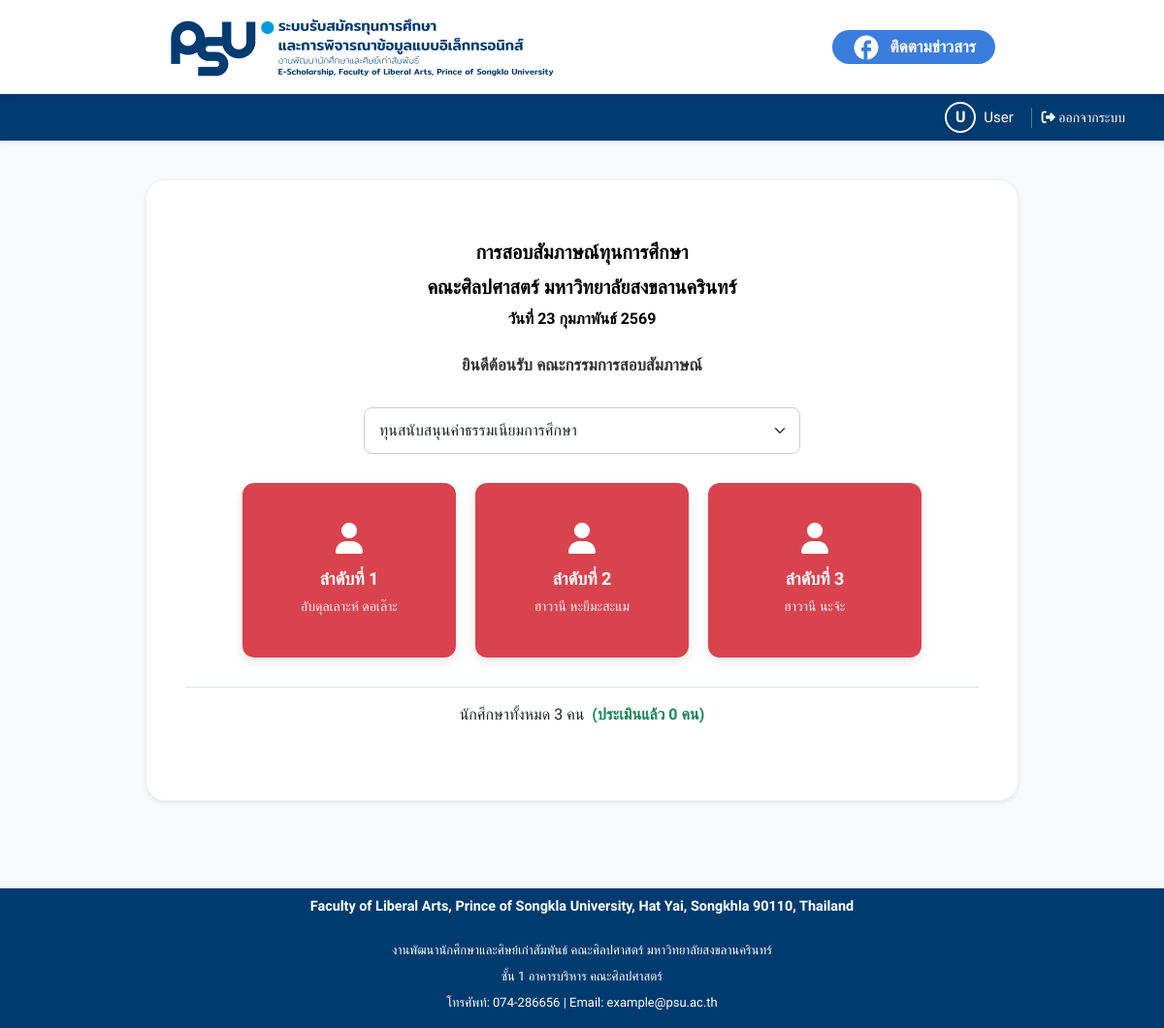
Screenshot of /admin/advisors/teacher.php with the database file from the repository.
### tables this page shows
CREATE TABLE `tb_student` (
  `st_id` int(10) NOT NULL,
  `st_sex` int(2) NOT NULL,
  `st_firstname` varchar(200) NOT NULL,
  `st_lastname` varchar(200) NOT NULL,
  `st_score` varchar(100) NOT NULL,
  `st_code` char(100) NOT NULL,
  `st_program` int(10) NOT NULL,
  `st_email` varchar(100) NOT NULL,
  `st_image` varchar(200) NOT NULL,
  `st_pass` varchar(100) NOT NULL,
  `st_birthday` date NOT NULL,
  `st_age` int(2) NOT NULL,
  `st_address1` text NOT NULL,
  `st_address2` text NOT NULL,
  `st_tel1` char(100) NOT NULL,
  `st_tel2` char(100) NOT NULL,
  `st_family_status` varchar(250) NOT NULL,
  `st_borrow_money` varchar(255) NOT NULL,
  `st_received` varchar(255) NOT NULL,
  `st_job` varchar(255) NOT NULL,
  `st_current_job` varchar(255) NOT NULL,
  `st_peripeteia` varchar(200) NOT NULL,
  `st_solutions` varchar(255) NOT NULL,
  `st_history_bursary` varchar(255) NOT NULL,
  `st_note` text NOT NULL,
  `st_doc` varchar(100) NOT NULL,
  `st_doc1` char(100) NOT NULL,
  `st_doc2` char(100) NOT NULL,
  `id_teacher` int(10) NOT NULL,
  `st_date_regis` datetime NOT NULL,
  `st_date_send` datetime NOT NULL,
  `st_activate` int(2) NOT NULL,
  `st_confirm` int(2) NOT NULL,
  `md5_code` varchar(255) NOT NULL,
  `sum_score` int(10) NOT NULL,
  `st_average` float(7,2) NOT NULL,
  `st_type` int(2) NOT NULL,
  `st_father` text DEFAULT NULL,
  `st_mother` text DEFAULT NULL,
  `st_guardian` text DEFAULT NULL,
  `st_siblings` text DEFAULT NULL,
  `st_history_detail` text DEFAULT NULL
);

### admin/advisors/teacher.php (the view, shortened to what this page needs)
<?php
include '../../include/config.php';
$committee_id = isset($_SESSION['id_teacher']) ? $_SESSION['id_teacher'] : (isset($_SESSION['committee_id']) ? $_SESSION['committee_id'] : 0);
$scholarship_types = [];
$sql_types = "SELECT st_name_1, st_name_2, st_name_3 FROM tb_year WHERE y_id = 1";
$result_types = mysqli_query($connect1, $sql_types);
if ($result_types && mysqli_num_rows($result_types) > 0) {
    $data_types = mysqli_fetch_assoc($result_types);
    if (!empty($data_types['st_name_1'])) $scholarship_types[1] = $data_types['st_name_1'];
    if (!empty($data_types['st_name_2'])) $scholarship_types[2] = $data_types['st_name_2'];
    if (!empty($data_types['st_name_3'])) $scholarship_types[3] = $data_types['st_name_3'];
}
$selected_scholarship_id = isset($_GET['type']) ? (int)$_GET['type'] : (array_key_first($scholarship_types) ?? 0);
if ($selected_scholarship_id > 0) {
    $sql_sync = "UPDATE tb_student s
                 SET
                    s.sum_score = (SELECT SUM(scores) FROM tb_scores WHERE st_id = s.st_id),
                    s.st_average = (SELECT AVG(scores) FROM tb_scores WHERE st_id = s.st_id)
                 WHERE s.st_type = '$selected_scholarship_id'
                 AND s.st_activate = 1
                 AND EXISTS (SELECT 1 FROM tb_scores WHERE st_id = s.st_id)";
    mysqli_query($connect1, $sql_sync);
}
$students = [];
if ($selected_scholarship_id > 0) {
    $sql_students = "SELECT s.st_id, s.st_firstname, s.st_lastname, sc.sco_id
                 FROM tb_student AS s
                 LEFT JOIN tb_scores AS sc ON s.st_id = sc.st_id AND sc.tc_id = '$committee_id'
                 WHERE s.st_type = '$selected_scholarship_id' AND s.st_activate = 1
                 ORDER BY s.st_firstname ASC";
    $result_students = mysqli_query($connect1, $sql_students);
    if ($result_students) {
        while ($row = mysqli_fetch_assoc($result_students)) {
            $students[] = [
                'st_id' => $row['st_id'],
                'st_firstname' => $row['st_firstname'],
                'st_lastname' => $row['st_lastname'],
                'is_scored' => ($row['sco_id'] !== null) ? 1 : 0
            ];
        }
    }
}
$thai_months = [1 => "มกราคม", 2 => "กุมภาพันธ์", 3 => "มีนาคม", 4 => "เมษายน", 5 => "พฤษภาคม", 6 => "มิถุนายน", 7 => "กรกฎาคม", 8 => "สิงหาคม", 9 => "กันยายน", 10 => "ตุลาคม", 11 => "พฤศจิกายน", 12 => "ธันวาคม"];
$current_month_th = $thai_months[(int)date("n")];
$current_year_th = date("Y") + 543;
?>
<!DOCTYPE html>
<html lang="th">
<head>
    <link href="https://cdn.jsdelivr.net/npm/bootstrap@5.3.2/dist/css/bootstrap.min.css" rel="stylesheet">
    <link rel="stylesheet" href="../../assets/css/global2.css">
    <link rel="stylesheet" href="../../assets/css/layout.css">
    <link rel="stylesheet" href="../../assets/css/navigation.css">
    <link rel="stylesheet" href="../../assets/css/ui-elements.css">
    <link rel="stylesheet" href="../../assets/css/forms.css">
    <link rel="stylesheet" href="../../assets/css/tables.css">
    <link rel="stylesheet" href="../../assets/css/pages.css">
    <link rel="stylesheet" href="https://cdnjs.cloudflare.com/ajax/libs/font-awesome/6.5.1/css/all.min.css">
</head>
<body class="bg-light">
    <div class="sticky-header-wrapper">
        <?php include('../../include/navbar.php'); ?>
        <?php include('../../include/status_bar.php'); ?>
    </div>
    <div class="teacher-page-wrapper">
        <div class="teacher-centered-card shadow-sm">
            <div class="mb-4">
                <h5 class="teacher-title-h">การสอบสัมภาษณ์ทุนการศึกษา</h5>
                <h5 class="teacher-title-h">คณะศิลปศาสตร์ มหาวิทยาลัยสงขลานครินทร์</h5>
                <h6 class="teacher-title-h mt-2">วันที่ <?php echo date("j"); ?> <?php echo $current_month_th; ?> <?php echo $current_year_th; ?></h6>
            </div>
            <p class="fw-bold mt-4" style="font-size: 17px; color: #333;">ยินดีต้อนรับ คณะกรรมการสอบสัมภาษณ์</p>
            <form action="teacher.php" method="get" id="scholarship-form">
                <select name="type" class="form-select teacher-dropdown-box" onchange="this.form.submit();">
                    <?php foreach ($scholarship_types as $id => $name): ?>
                        <option value="<?php echo $id; ?>" <?php if ($id == $selected_scholarship_id) echo 'selected'; ?>>
                            <?php echo htmlspecialchars($name); ?>
                        </option>
                    <?php endforeach; ?>
                </select>
            </form>
            <div class="student-card-grid mt-4">
                <?php if (!empty($students)): ?>
                    <?php foreach ($students as $index => $student): ?>
                        <a href="give_score.php?student_id=<?php echo $student['st_id']; ?>"
                            class="student-card-box <?php echo $student['is_scored'] ? 'scored' : 'not-scored'; ?>">
                            <i class="fa-solid fa-user"></i>
                            <span class="label-text">ลำดับที่ <?php echo $index + 1; ?></span>
                            <span class="name-text">
                                <?php echo htmlspecialchars($student['st_firstname'] . ' ' . $student['st_lastname']); ?>
                            </span>
                        </a>
                    <?php endforeach; ?>
                <?php else: ?>
                    <div class="py-5 w-100">
                        <p class="text-muted">ไม่พบรายชื่อนักศึกษาในหมวดหมู่นี้</p>
                    </div>
                <?php endif; ?>
            </div>
            <div class="mt-4 pt-3 border-top">
                <p class="summary-footer-text">
                    นักศึกษาทั้งหมด <?php echo count($students); ?> คน
                    <span class="text-success fw-bold ms-1">(ประเมินแล้ว <?php echo array_sum(array_column($students, 'is_scored')); ?> คน)</span>
                </p>
            </div>
        </div>
    </div>
    <?php include '../../include/footer.php'; ?>
</body>
</html>

### assets/css/global2.css (style rules this page uses)
:root { --primary-blue: #3b7ddd; --dark-blue: #123985; --bg-light: #e3edf7; --disabled-gray: #e9ecef; --footer-dark-blue: #003b6f; --facebook-blue: #1877F2; --facebook-blue-hover: #166FE5; }
body, html { margin: 0; padding: 0; font-family: 'Prompt', sans-serif; background-color: var(--bg-light); }

### assets/css/layout.css (style rules this page uses)
.sticky-header-wrapper { position: sticky; top: 0; z-index: 1100; width: 100%; background-color: #fff; box-shadow: 0 2px 10px rgba(0,0,0,0.05); }
.teacher-page-wrapper { display: flex; justify-content: center; align-items: center; min-height: calc(100vh - 200px); padding: 40px 20px; box-sizing: border-box; }
.teacher-centered-card { background-color: #ffffff; border-radius: 20px; box-shadow: 0 10px 30px rgba(0, 0, 0, 0.05); padding: 60px 40px; max-width: 900px; width: 100%; text-align: center; border: 1px solid #f0f0f0; }

### assets/css/forms.css (style rules this page uses)
.teacher-selector-custom, .teacher-dropdown-box { max-width: 450px; height: 48px; border-radius: 8px; border: 1px solid #ccc; font-size: 16px; margin: 30px auto; display: block; padding: 0 15px; }

### assets/css/pages.css (style rules this page uses)
.teacher-header-text, .teacher-title-h { font-weight: 700; color: #000; margin-bottom: 8px; line-height: 1.4; }
.student-grid-layout, .student-card-grid { display: flex; flex-wrap: wrap; gap: 20px; justify-content: center; margin-bottom: 30px; }
.student-card-item, .student-card-box { width: 220px; height: 180px; border-radius: 12px; text-decoration: none; color: white !important; display: flex; flex-direction: column; align-items: center; justify-content: center; box-shadow: 0 4px 12px rgba(0,0,0,0.1); transition: transform 0.2s; }
.student-card-item i, .student-card-box i { font-size: 32px; margin-bottom: 12px; }
.student-card-item .seq-text, .student-card-box .label-text { font-size: 18px; font-weight: 700; margin-bottom: 5px; }
.student-card-item .name-text, .student-card-box .name-text { font-size: 14px; opacity: 0.95; text-align: center; padding: 0 10px; }
.student-card-item.not-scored, .student-card-box.not-scored { background-color: #d9434e; }

### rows the page displays
tb_student: st_firstname+st_lastname "อับดุลเลาะห์ ดอเล๊าะ"
tb_student: st_firstname+st_lastname "ฮาวานี หะยีมะสะแม"
tb_student: st_firstname+st_lastname "ฮาวานี นะจ้ะ"

### other values shown
$first_char "U"
$display_name "User"
count($students) "3"
array_sum(array_column($students, 'is_scored')) "0"
form field type "ทุนสนับสนุนค่าธรรมเนียมการศึกษา"
